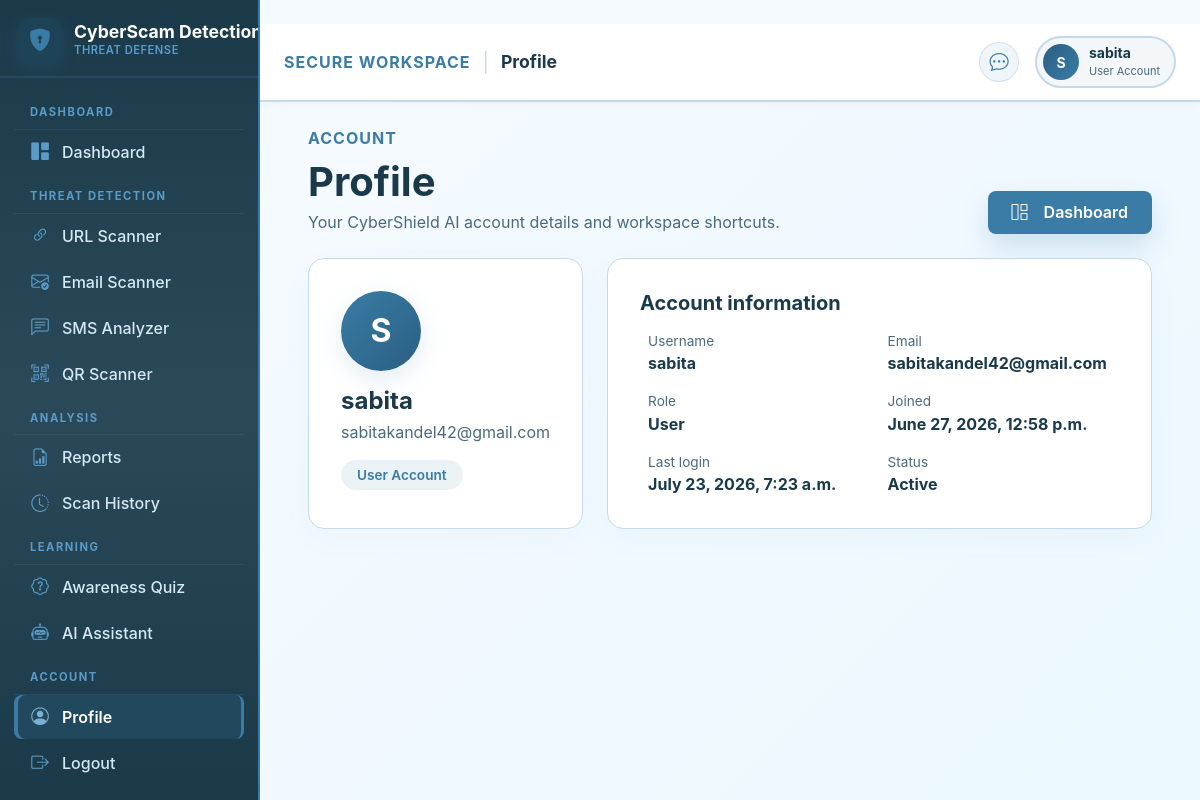
The page /accounts/profile/ (signed in) on the database as committed earlier.
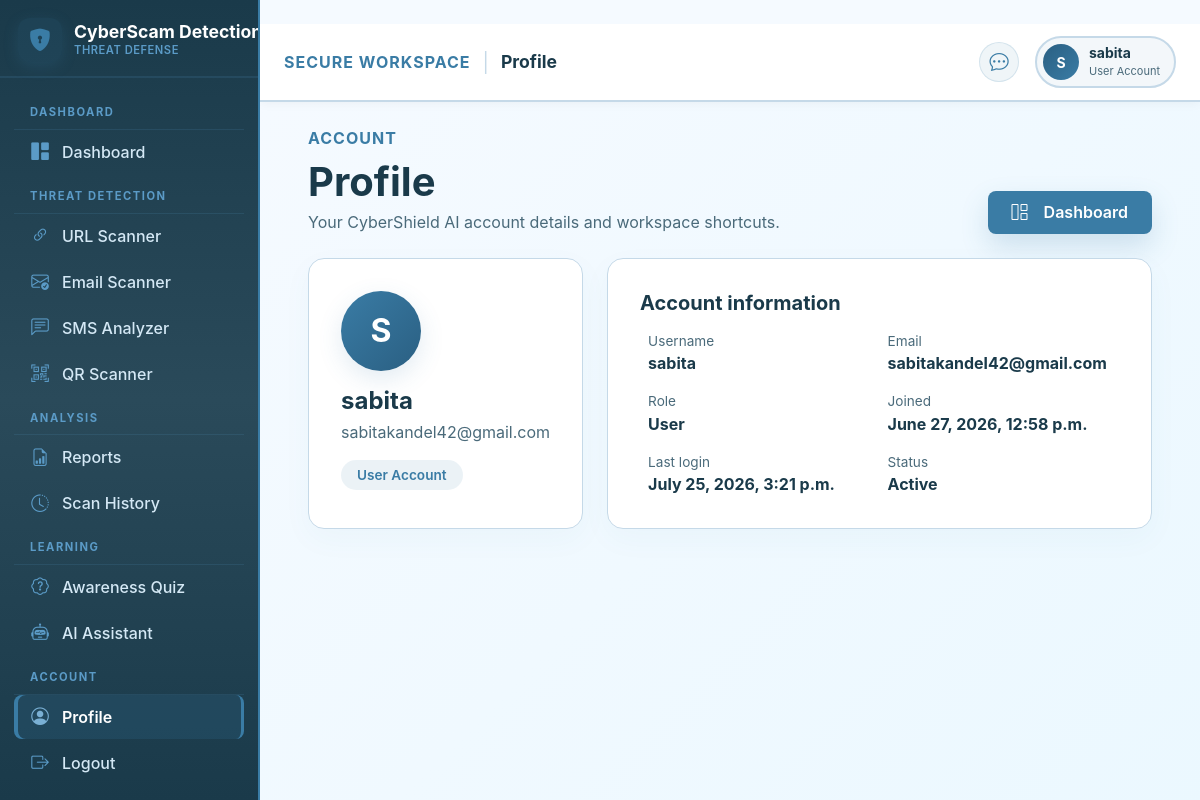
The same page on the database as committed later.
### users/models.py (models this page shows, shortened)
class CustomUser(AbstractUser):
    class Role(models.TextChoices):
        ADMIN = "admin", "Administrator"
        USER = "user", "User"
    role = models.CharField(
        max_length=20,
        choices=Role.choices,
        default=Role.USER,
    )
    @property
    def is_admin_role(self):
        return (
            self.role == self.Role.ADMIN
            or self.is_staff
            or self.is_superuser
        )

### users/profile_views.py (the view)
# urls.py: path('accounts/profile/', account_profile, name='account_profile'),
@login_required
def account_profile(request):
    user = request.user
    return render(
        request,
        'users/profile.html',
        {
            'profile_user': user,
            'dashboard_url': reverse('dashboard:admin_dashboard') if user.is_admin_role else reverse('dashboard:user_dashboard'),
        },
    )

### templates/users/profile.html (shortened to what this page needs)
﻿{% extends 'dashboard/layout.html' %}
{% block page_heading %}Profile{% endblock %}
{% block content %}
<div class="content-container">
    <section class="dashboard-header">
        <div>
            <span class="section-kicker" style="color: #3A7CA5;">Account</span>
            <h1 class="fw-bold mt-2 mb-1" style="color: #1A3A4A;">Profile</h1>
            <p class="text-muted-soft mb-0" style="color: #4A6A7A;">Your CyberShield AI account details and workspace shortcuts.</p>
        </div>
        <a class="btn btn-cyber" href="{{ dashboard_url }}" style="background: #3A7CA5; border: none; color: white; padding: 0.6rem 1.5rem; border-radius: 8px; font-weight: 600; text-decoration: none; display: inline-flex; align-items: center; gap: 0.5rem; transition: all 0.3s ease;">
            <i class="bi bi-grid-1x2 me-2"></i>Dashboard
        </a>
    </section>
    <section class="profile-grid">
        <article class="profile-card" style="background: #FFFFFF; border: 1px solid #C5D9E8; border-radius: 16px; padding: 2rem; box-shadow: 0 10px 30px rgba(58, 124, 165, 0.04); transition: all 0.3s ease;">
            <div class="profile-avatar-lg mb-3" style="width: 80px; height: 80px; background: linear-gradient(135deg, #3A7CA5, #2A5F82); border-radius: 50%; display: inline-flex; align-items: center; justify-content: center; font-size: 2rem; color: white; font-weight: 700; box-shadow: 0 8px 25px rgba(58, 124, 165, 0.15);">{{ profile_user.username|default:'U'|first|upper }}</div>
            <h2 class="h4 fw-bold mb-1" style="color: #1A3A4A;">{{ profile_user.get_full_name|default:profile_user.username }}</h2>
            <p class="text-muted-soft mb-3" style="color: #4A6A7A;">{{ profile_user.email|default:'No email added' }}</p>
            <span class="risk-badge status-low" style="background: rgba(58, 124, 165, 0.1); color: #3A7CA5; padding: 0.3rem 1rem; border-radius: 20px; font-size: 0.85rem; font-weight: 600; display: inline-block;">{% if profile_user.is_admin_role %}Administrator{% else %}User Account{% endif %}</span>
        </article>
        <article class="profile-card" style="background: #FFFFFF; border: 1px solid #C5D9E8; border-radius: 16px; padding: 2rem; box-shadow: 0 10px 30px rgba(58, 124, 165, 0.04); transition: all 0.3s ease;">
            <h2 class="h5 fw-bold mb-3" style="color: #1A3A4A;">Account information</h2>
            <div class="row g-3">
                <div class="col-md-6">
                    <span class="text-muted-soft d-block" style="color: #4A6A7A; font-size: 0.85rem;">Username</span>
                    <strong style="color: #1A3A4A;">{{ profile_user.username }}</strong>
                </div>
                <div class="col-md-6">
                    <span class="text-muted-soft d-block" style="color: #4A6A7A; font-size: 0.85rem;">Email</span>
                    <strong style="color: #1A3A4A;">{{ profile_user.email|default:'Not provided' }}</strong>
                </div>
                <div class="col-md-6">
                    <span class="text-muted-soft d-block" style="color: #4A6A7A; font-size: 0.85rem;">Role</span>
                    <strong style="color: #1A3A4A;">{{ profile_user.get_role_display }}</strong>
                </div>
                <div class="col-md-6">
                    <span class="text-muted-soft d-block" style="color: #4A6A7A; font-size: 0.85rem;">Joined</span>
                    <strong style="color: #1A3A4A;">{{ profile_user.date_joined }}</strong>
                </div>
                <div class="col-md-6">
                    <span class="text-muted-soft d-block" style="color: #4A6A7A; font-size: 0.85rem;">Last login</span>
                    <strong style="color: #1A3A4A;">{{ profile_user.last_login|default:'Not recorded' }}</strong>
                </div>
                <div class="col-md-6">
                    <span class="text-muted-soft d-block" style="color: #4A6A7A; font-size: 0.85rem;">Status</span>
                    <strong style="color: #1A3A4A;">{% if profile_user.is_active %}Active{% else %}Inactive{% endif %}</strong>
                </div>
            </div>
        </article>
    </section>
</div>
{% endblock %}

### templates/dashboard/layout.html (shortened to what the changed rows need)
﻿{% load static %}
<!doctype html>
<html lang="en">
<head>
    <link href="https://cdn.jsdelivr.net/npm/bootstrap@5.3.3/dist/css/bootstrap.min.css" rel="stylesheet">
    <link href="https://cdn.jsdelivr.net/npm/bootstrap-icons@1.11.3/font/bootstrap-icons.css" rel="stylesheet">
    <link href="{% static 'css/app.css' %}" rel="stylesheet">
    <link href="{% static 'css/dashboard.css' %}" rel="stylesheet">
</head>
<body class="dashboard-body">
    <div class="logged-in-shell">
        <div class="dashboard-main-wrap" style="margin-left: 260px;">
            <header class="dashboard-topbar" style="background: #FFFFFF; border-bottom: 2px solid #C5D9E8; position: sticky; top: 0; z-index: 1030; padding: 12px 24px; box-shadow: 0 2px 10px rgba(0,0,0,0.04);">
                <div class="topbar-actions" style="display: flex; align-items: center; gap: 16px;">
                    <a class="user-chip" href="{% url 'account_profile' %}" style="background: rgba(58, 124, 165, 0.06); border: 2px solid #C5D9E8; padding: 6px 14px 6px 6px; border-radius: 50px; display: flex; align-items: center; gap: 10px; text-decoration: none; transition: all 0.3s ease;">
                        <span class="user-avatar" style="background: linear-gradient(135deg, #2A5F82, #3A7CA5); color: white; width: 36px; height: 36px; border-radius: 50%; display: flex; align-items: center; justify-content: center; font-weight: 700; font-size: 14px;">{{ request.user.username|default:'U'|first|upper }}</span>
                        <span class="user-meta">
                            <strong style="color: #1A3A4A; display: block; font-size: 14px;">{{ request.user.get_full_name|default:request.user.username }}</strong>
                            <small style="color: #4A6A7A; font-size: 11px;">{% if request.user.is_admin_role %}Administrator{% else %}User Account{% endif %}</small>
                        </span>
                    </a>
                </div>
            </header>
            <main class="dashboard-content {% block main_class %}{% endblock %}" style="background: linear-gradient(135deg, #F5FAFF 0%, #EBF8FF 100%); padding: 24px; min-height: calc(100vh - 80px);">
                {% block content %}{% endblock %}
            </main>
        </div>
    </div>
</body>
</html>

Rows that differ between the two databases and show on the page:
changed CustomUser "sabita": last_login "July 23, 2026, 7:23 a.m." → "July 25, 2026, 3:21 p.m."
